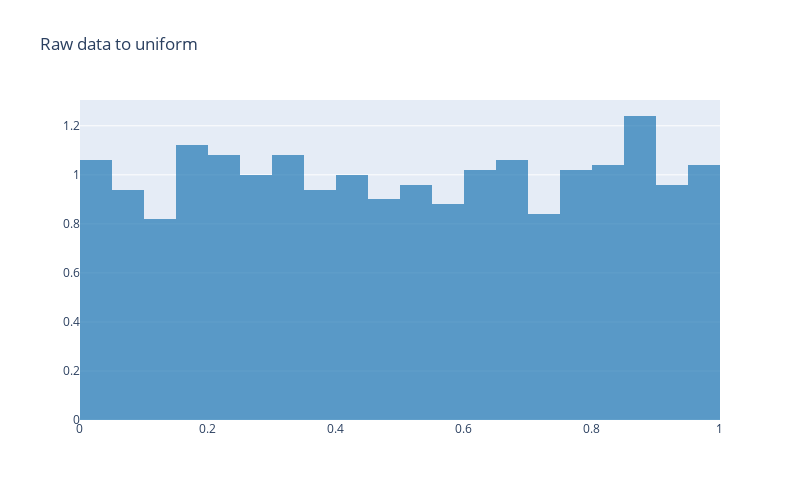

The code cell stored with this chart in its notebook:
### Code cell
unif_dist_2  = ff.create_distplot([unif_2.reshape(-1)], group_labels = [' '], show_curve=False, show_rug=False, bin_size=0.05)
unif_dist_2.update_layout(showlegend=False, title_text='Raw data to uniform', width=800, height=500)
unif_dist_2.show()

### Figure 1 — Plotly figure (JSON) as saved in the notebook; plotly's stock layout.template omitted (floating-point values rounded to 4 significant figures; data arrays with more than 128 entries replaced by an {"elided": "..."} marker saying what was removed)
{"data": [{"autobinx": false, "histnorm": "probability density", "legendgroup": " ", "marker": {"color": "rgb(31, 119, 180)"}, "name": " ", "opacity": 0.7, "type": "histogram", "x": {"elided": "1000 float values"}, "xaxis": "x", "xbins": {"end": 0.9997, "size": 0.05, "start": 7.929e-05}, "yaxis": "y"}], "layout": {"barmode": "overlay", "height": 500, "hovermode": "closest", "legend": {"traceorder": "reversed"}, "showlegend": false, "title": {"text": "Raw data to uniform"}, "width": 800, "xaxis": {"anchor": "y2", "domain": [0, 1], "zeroline": false}, "yaxis": {"anchor": "free", "domain": [0, 1], "position": 0}}}
